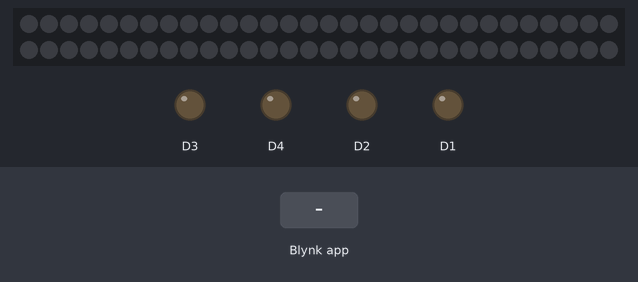
The sketch below on a simulated ESP8266 (NodeMCU). On the bench: 60 RGB LEDs in strip order, left to right, continuing on the next row, output pins drawn as LEDs (lit = HIGH). Inputs (shaded band) come from the test bench. Dim RGB values are drawn brighter than linear; WiFi joins after 1.5 s; servers stay silent unless stated.

Above: at 3.0 s.
3.1 s: Blynk app writes 1 to V5
At 4.3 s:
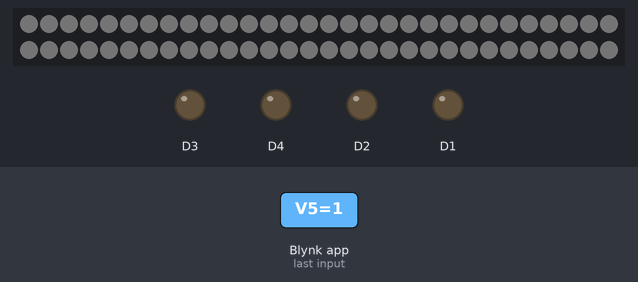
4.6 s: Blynk app writes 0 to V5
At 5.5 s:
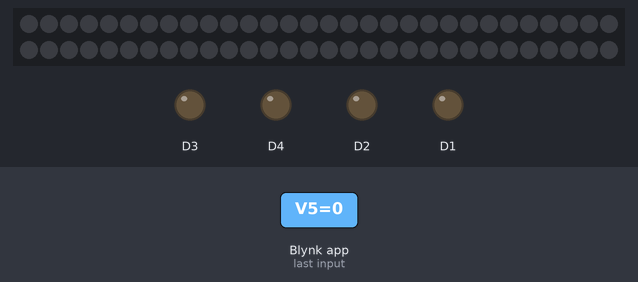
6.1 s: Blynk app writes 1 to V0
At 6.6 s:
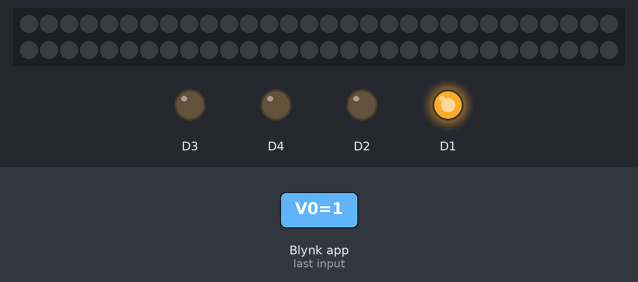
7.6 s: Blynk app writes 1 to V1
At 8.8 s:
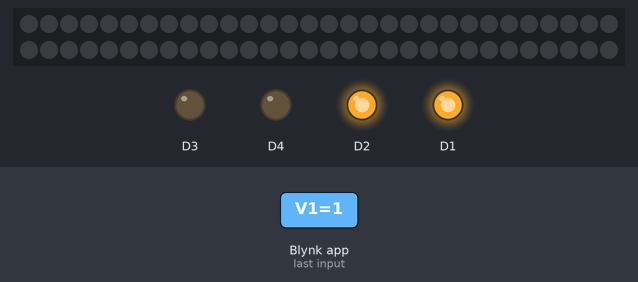
9.1 s: Blynk app writes 0 to V0
At 10.0 s:
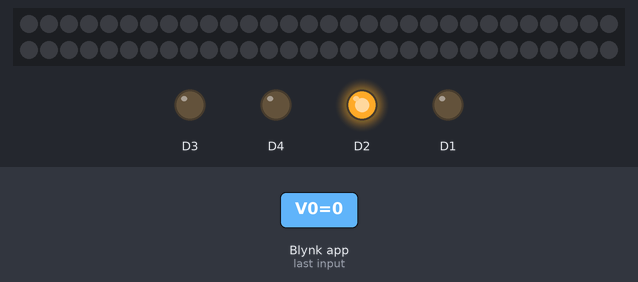
10.6 s: Blynk app writes 1 to V2
At 11.2 s:
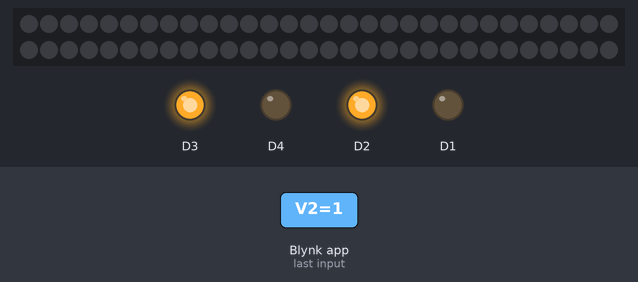
Timing chart, 0 to 13.1 s (numbered marks = the images above; inputs shaded):
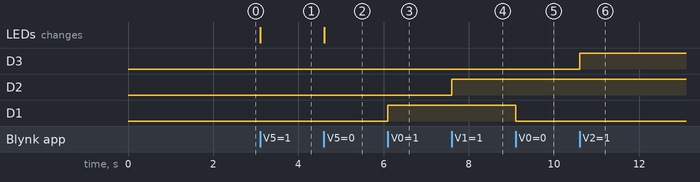

Measured:
- after the input at 3.1 s, the LEDs: change at once (image 1)
- after the input at 4.6 s, the LEDs: change at once (image 2)
- after the input at 6.1 s, D1: LOW → HIGH at once
- after the input at 7.6 s, D2: LOW → HIGH at once
- after the input at 9.1 s, D1: HIGH → LOW at once
- after the input at 10.6 s, D3: LOW → HIGH at once

The sketch:

sketch_dec3a.ino
```cpp
#define BLYNK_TEMPLATE_ID "TMPL3s1QeTRns"
#define BLYNK_TEMPLATE_NAME "nodemcu"
#define BLYNK_AUTH_TOKEN "HfGuld7PgKy-fXq84fThUok9FdCMyboB"

#define BLYNK_PRINT Serial
#include <BlynkSimpleEsp8266.h>
#define FASTLED_ESP8266_RAW_PIN_ORDER
#include "FastLED.h"
#define NUM_LEDS1 60
#define LED_TYPE    WS2812
#define COLOR_ORDER GRB
CRGB leds1[NUM_LEDS1];
char auth[] = "HfGuld7PgKy-fXq84fThUok9FdCMyboB";
char ssid[] = "jio";
char pass[] = "admin@12";
#define PIN1 D5
int data=255;
int r,g,b;
void setup()
{
  pinMode(D1, OUTPUT);
  pinMode(D2, OUTPUT);
  pinMode(D3, OUTPUT);
  pinMode(D4, OUTPUT);

  Serial.begin(9600);
  Blynk.begin(auth, ssid, pass);
  FastLED.addLeds<LED_TYPE, PIN1, COLOR_ORDER>(leds1, NUM_LEDS1).setCorrection( TypicalLEDStrip );
}

BLYNK_WRITE(V0){
  int value = param.asInt();
  value ? digitalWrite(D1, HIGH) : digitalWrite(D1, LOW);
  }

BLYNK_WRITE(V1){
   int value = param.asInt();
   value ? digitalWrite(D2, HIGH) : digitalWrite(D2, LOW);
  }

BLYNK_WRITE(V2){
   int value = param.asInt();
   value ? digitalWrite(D3, HIGH) : digitalWrite(D3, LOW);
  }

BLYNK_WRITE(V3){
   int value = param.asInt();
   value ? digitalWrite(D4, HIGH) : digitalWrite(D4, LOW);
  }


BLYNK_WRITE(V5)
{
  r = param[0].asInt();
  g = param[1].asInt();
  b = param[2].asInt();

  static1(r, g, b,data);
}

void loop()
{
  Blynk.run();
}
BLYNK_WRITE(V4)
{
data = param.asInt();
static1(r, g, b,data);
}
void static1(int r, int g, int b,int brightness)
{
  FastLED.setBrightness(brightness);
  for (int i = 0; i < NUM_LEDS1; i++ )
  {
    leds1[i] = CRGB(r, g, b);
  }
  FastLED.show();
}
```
